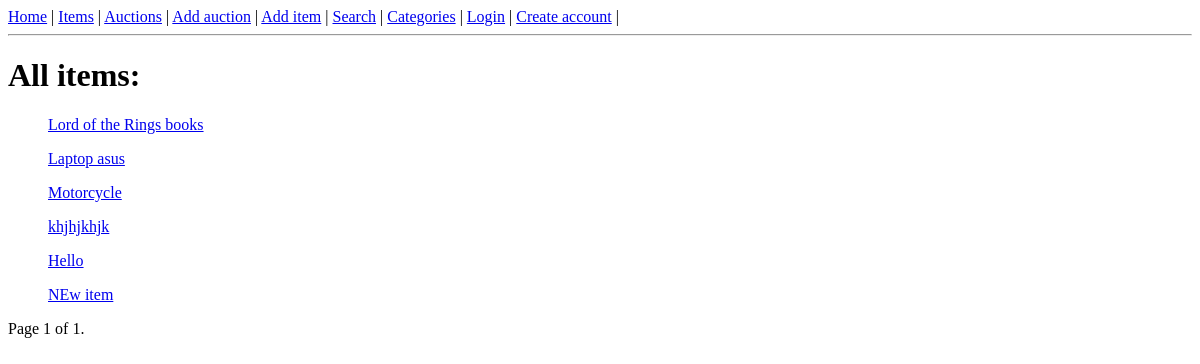
The app's page /items/, older data.
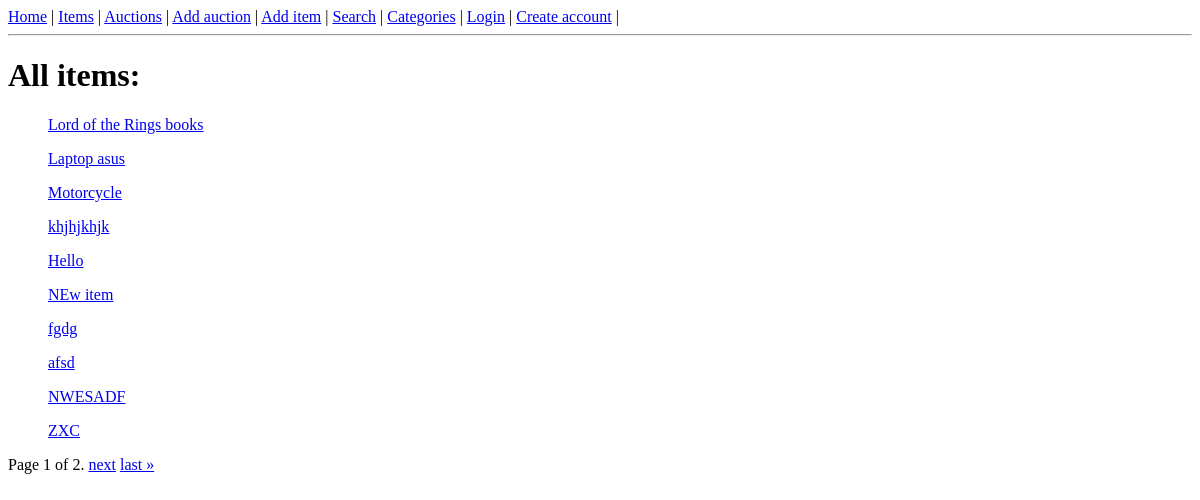
The same page, newer data.
### auctions/models.py (models this page shows, shortened)
class Item(models.Model):
    name = models.CharField(max_length=64)
    description = models.TextField()
    image = models.ImageField(null=True,
                            blank=True,
                            upload_to='images/')
    category = models.ForeignKey(Category, on_delete=models.CASCADE)
    creator = models.ForeignKey(User, on_delete=models.CASCADE, null=True, blank=True)

### auctions/views.py (the view)
# urls.py: path('items/', auctions.ItemsList.as_view()),
class ItemsList(ListView):
    model = Item
    paginate_by = 10

### auctions/templates/auctions/item_list.html (shortened to what this page needs)
{% extends 'auctions/base_template.html' %}
{% block content %}
<p><h1>All items:</h1></p>
{% for item in item_list %}
<ul>
 <a href="/items/{{ item.id }}">  {{ item.name }}</a><br>
</ul>
{% endfor %}
<div class="pagination">
    <span class="step-links">
        <span class="current">
            Page {{ page_obj.number }} of {{ page_obj.paginator.num_pages }}.
        </span>
        {% if page_obj.has_next %}
            <a href="?page={{ page_obj.next_page_number }}">next</a>
            <a href="?page={{ page_obj.paginator.num_pages }}">last &raquo;</a>
        {% endif %}
    </span>
</div>
{% endblock %}

Row changes from the older to the newer data that the page shows:
added Item: name "fgdg"
added Item: name "afsd"
added Item: name "NWESADF"
added Item: name "ZXC"
Text that changed along with them:
{{ page_obj.paginator.num_pages }}: "1" → "2"
text now shown: "next last »"
